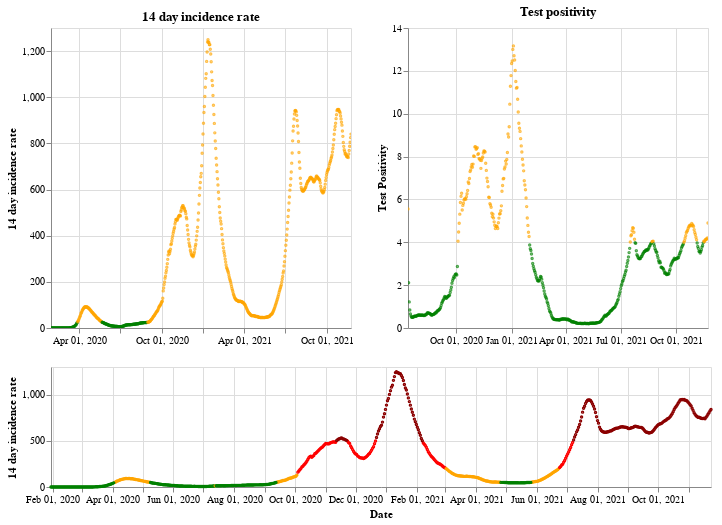

Here is the notebook cell this chart was saved with:
### Markdown cell above
## England

### Code cell
plot_traffic_light('England')

### Figure 1 — Vega-Lite specification as saved in the notebook (floating-point values rounded to 4 significant figures; data arrays with more than 128 entries replaced by an {"elided": "..."} marker saying what was removed)
{"config": {"view": {"continuousWidth": 400, "continuousHeight": 300}}, "vconcat": [{"hconcat": [{"mark": {"type": "point", "size": 2}, "encoding": {"color": {"condition": {"value": "green", "test": "(datum.twoWeeklyCasesRate <= 25)"}, "value": "orange"}, "tooltip": [{"type": "nominal", "field": "areaName"}, {"type": "temporal", "field": "date"}, {"type": "quantitative", "field": "twoWeeklyCasesRate"}, {"type": "quantitative", "field": "testPositivity"}], "x": {"type": "temporal", "axis": {"title": ""}, "field": "date", "scale": {"domain": {"selection": "DateBrush"}}, "timeUnit": "yearmonthdate"}, "y": {"type": "quantitative", "axis": {"title": "14 day incidence rate"}, "field": "twoWeeklyCasesRate"}}, "title": "14 day incidence rate", "width": 300}, {"mark": {"type": "point", "size": 2}, "encoding": {"color": {"condition": {"value": "green", "test": "(datum.testPositivity <= 4)"}, "value": "orange"}, "tooltip": [{"type": "nominal", "field": "areaName"}, {"type": "temporal", "field": "date"}, {"type": "quantitative", "field": "twoWeeklyCasesRate"}, {"type": "quantitative", "field": "testPositivity"}], "x": {"type": "temporal", "axis": {"title": ""}, "field": "date", "scale": {"domain": {"selection": "DateBrush"}}, "timeUnit": "yearmonthdate"}, "y": {"type": "quantitative", "axis": {"title": "Test Positivity"}, "field": "testPositivity"}}, "title": "Test positivity", "width": 300}]}, {"layer": [{"mark": {"type": "point", "size": 2}, "encoding": {"color": {"condition": {"value": "orange", "test": "(((datum.testPositivity < 4) && (datum.twoWeeklyCasesRate >= 50)) && (datum.twoWeeklyCasesRate < 200))"}, "value": "red"}, "opacity": {"condition": {"value": 1, "test": "((datum.twoWeeklyCasesRate >= 50) && (datum.twoWeeklyCasesRate < 500))"}, "value": 0}, "tooltip": [{"type": "nominal", "field": "areaName"}, {"type": "temporal", "field": "date"}, {"type": "quantitative", "field": "twoWeeklyCasesRate"}, {"type": "quantitative", "field": "testPositivity"}], "x": {"type": "temporal", "axis": {"title": "Date"}, "field": "date", "timeUnit": "yearmonthdate"}, "y": {"type": "quantitative", "axis": {"title": "14 day incidence rate"}, "field": "twoWeeklyCasesRate"}}, "selection": {"DateBrush": {"type": "interval", "encodings": ["x"], "fields": ["Time"]}}}, {"mark": {"type": "point", "size": 2}, "encoding": {"color": {"value": "darkred"}, "opacity": {"condition": {"value": 1, "test": "(datum.twoWeeklyCasesRate >= 500)"}, "value": 0}, "tooltip": [{"type": "nominal", "field": "areaName"}, {"type": "temporal", "field": "date"}, {"type": "quantitative", "field": "twoWeeklyCasesRate"}, {"type": "quantitative", "field": "testPositivity"}], "x": {"type": "temporal", "axis": {"title": "Date"}, "field": "date", "timeUnit": "yearmonthdate"}, "y": {"type": "quantitative", "axis": {"title": "14 day incidence rate"}, "field": "twoWeeklyCasesRate"}}}, {"mark": {"type": "point", "size": 2}, "encoding": {"color": {"condition": {"value": "green", "test": "((datum.testPositivity < 4) && (datum.twoWeeklyCasesRate < 50))"}, "value": "orange"}, "opacity": {"condition": {"value": 1, "test": "(datum.twoWeeklyCasesRate < 50)"}, "value": 0}, "tooltip": [{"type": "nominal", "field": "areaName"}, {"type": "temporal", "field": "date"}, {"type": "quantitative", "field": "twoWeeklyCasesRate"}, {"type": "quantitative", "field": "testPositivity"}], "x": {"type": "temporal", "axis": {"title": "Date"}, "field": "date", "timeUnit": "yearmonthdate"}, "y": {"type": "quantitative", "axis": {"title": "14 day incidence rate"}, "field": "twoWeeklyCasesRate"}}}], "height": 120, "width": 660}], "data": {"name": "data-2ec6716503e37dfd3f97ebb630def764"}, "$schema": "https://vega.github.io/schema/vega-lite/v4.8.1.json", "datasets": {"data-2ec6716503e37dfd3f97ebb630def764": {"elided": "664 records"}}}
